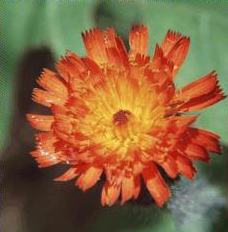
//> input picture A1 - basic image operations/A1/A1/Flower.png, 228 x 232 px
$ ./main   (built with g++ and OpenCV 4)
//> lines starting //> are read from the running program, lines starting //| are printed output that depends on the picture
### A1 - basic image operations/A1/A1/Header.hpp
#define filter_hpp
#include <opencv2/core/core.hpp>

cv::Mat convertBGR2HSV(const cv::Mat& m);
cv::Mat convertHSV2BGR(const cv::Mat& m);
std::vector<cv::Mat> getChannels(const cv::Mat& m);
cv::Mat mask(const cv::Mat& m);
void applyLaplacianFilter(const cv::Mat& src, cv::Mat& dst);
void applySobelXFilter(const cv::Mat& src, cv::Mat& dst);
void applySobelYFilter(const cv::Mat& src, cv::Mat& dst);

### A1 - basic image operations/A1/A1/Header.cpp
#include "Header.hpp"
#include <opencv2\imgproc\types_c.h>
#include <opencv2\imgproc\imgproc.hpp>
#include <iostream>
using namespace cv;
using namespace std;

Mat convertBGR2HSV(const Mat& m) {
	Mat clone = m.clone();
	Mat hsv;
	cvtColor(clone, hsv, CV_BGR2HSV);
	return hsv;
}

Mat convertHSV2BGR(const Mat& m) {
	Mat clone = m.clone();
	Mat bgr;
	cvtColor(clone, bgr, CV_HSV2BGR);
	return bgr;
}

vector<Mat> getChannels(const Mat& m) {
	Mat clone = m.clone();
	std::vector<cv::Mat> channels;
	split(clone, channels);
	return channels;
}

Mat mask(const Mat& m) {
	Mat clone = m.clone();
	Mat maskImg;
	unsigned char* point = clone.ptr(80, 80);
	int b1 = point[0];
	int g1 = point[1];
	int r1 = point[2];

	//go through every pixel in image.
	for (int i = 0; i < clone.rows; i++) {
		for (int j = 0; j < clone.cols; j++) {
			Vec3b pt = clone.at<cv::Vec3b>(i, j);
			int b2 = pt[0];
			int g2 = pt[1];
			int r2 = pt[2];
			int thresh = sqrt(((r1 - r2) * (r1 - r2)) + ((g1 - g2) * (g1 - g2)) + ((b1 - b2) * (b1 - b2)));

			if (thresh < 100) {
				//set to white
				clone.at<cv::Vec3b>(i, j)[0] = 255;
				clone.at<cv::Vec3b>(i, j)[1] = 255;
				clone.at<cv::Vec3b>(i, j)[2] = 255;
			}
			else {
				//set to black
				clone.at<cv::Vec3b>(i, j)[0] = 0;
				clone.at<cv::Vec3b>(i, j)[1] = 0;
				clone.at<cv::Vec3b>(i, j)[2] = 0;
			}
		}
	}
	return clone;
}

// ------------------------ Laplacian ------------------------

void applyLaplacianFilter(const Mat& m, Mat& dst) {
	CV_Assert(m.depth() == CV_8U);  // Ensure the input image is of type CV_8U

	const int kSize = 3;  // Kernel size
	dst = Mat::zeros(m.size(), m.type());

	for (int y = 1; y < m.rows - 1; ++y) {
		for (int x = 1; x < m.cols - 1; ++x) {
			float laplacian =
				m.at<uchar>(y - 1, x) +
				m.at<uchar>(y + 1, x) +
				m.at<uchar>(y, x - 1) +
				m.at<uchar>(y, x + 1) -
				4 * m.at<uchar>(y, x);

			// Truncate values to [0, 255] range
			uchar val = static_cast<uchar>(max(0.0f, min(255.0f, laplacian + 128.0f))); // Adding 128 for visualization
			dst.at<uchar>(y, x) = val;
		}
	}
}

// ------------------------ Sobel X ------------------------

void applySobelXFilter(const Mat& m, Mat& dst) {
	CV_Assert(m.depth() == CV_8U);  // Ensure the input image is of type CV_8U

	dst = Mat::zeros(m.size(), m.type());

	for (int y = 1; y < m.rows - 1; ++y) {
		for (int x = 1; x < m.cols - 1; ++x) {
			float gx =
				-m.at<uchar>(y - 1, x - 1) + m.at<uchar>(y - 1, x + 1) +
				-2 * m.at<uchar>(y, x - 1) + 2 * m.at<uchar>(y, x + 1) +
				-m.at<uchar>(y + 1, x - 1) + m.at<uchar>(y + 1, x + 1);

			uchar val = static_cast<uchar>(std::max(0.0f, std::min(255.0f, gx + 128.0f))); // Adding 128 for visualization
			dst.at<uchar>(y, x) = val;
		}
	}
}

// ------------------------ Sobel Y ------------------------

void applySobelYFilter(const Mat& m, Mat& dst) {
	CV_Assert(m.depth() == CV_8U);  // Ensure the input image is of type CV_8U

	dst = Mat::zeros(m.size(), m.type());

	for (int y = 1; y < m.rows - 1; ++y) {
		for (int x = 1; x < m.cols - 1; ++x) {
			float gy =
				-m.at<uchar>(y - 1, x - 1) - 2 * m.at<uchar>(y - 1, x) - m.at<uchar>(y - 1, x + 1) +
				m.at<uchar>(y + 1, x - 1) + 2 * m.at<uchar>(y + 1, x) + m.at<uchar>(y + 1, x + 1);

			uchar val = static_cast<uchar>(std::max(0.0f, std::min(255.0f, gy + 128.0f))); // Adding 128 for visualization
			dst.at<uchar>(y, x) = val;
		}
	}
}

### A1 - basic image operations/A1/A1/main.cpp
#include <opencv2/opencv.hpp>
#include "Header.hpp"
using namespace cv; /* can use cv:: instead of the namespace to tell you all functions */
using namespace std; /* standard namespace */

int main(int argc, char* arg[]) {
	// Standard image
	Mat img = imread("Flower.png", 1);
//> img is the input picture: 232 rows x 228 cols, CV_8UC3; mean B, G, R 63.1, 99.3, 137

	// Double checking that there is actually a file to read
	if (img.empty()) {
		std::cout << "Could not read the image" << std::endl;
		return -1;
	}

	// Image in hsv
	Mat imgHSV = convertBGR2HSV(img);
//> in convertBGR2HSV, `cvtColor(clone, hsv, CV_BGR2HSV);`: hsv: 232 rows x 228 cols, CV_8UC3; mean H, S, V 28.6, 132.5, 147.4

	// Split into channels
	Mat B = getChannels(img)[0]; // Blue channel
	Mat G = getChannels(img)[1]; // Green channel
	Mat R = getChannels(img)[2]; // Red channel
	Mat H = getChannels(imgHSV)[0]; // Hugh channel
	Mat S = getChannels(imgHSV)[1]; // Saturation channel
	Mat V = getChannels(imgHSV)[2]; // Brightness channel

	// Creating vector for hue
	vector<Mat> channel = getChannels(imgHSV);
	Mat hue;

	// Manipulate Hue, merge and convert
	channel[0] = H * 0.0;
//> channel[0]: 232 rows x 228 cols, CV_8UC1; every value is 0
	merge(channel, hue);
	Mat H_0 = convertHSV2BGR(hue);

	channel[0] = H * 0.2;
	merge(channel, hue);
	Mat H_1 = convertHSV2BGR(hue);

	channel[0] = H * 0.4;
	merge(channel, hue);
	Mat H_2 = convertHSV2BGR(hue);

	channel[0] = H * 0.6;
	merge(channel, hue);
	Mat H_3 = convertHSV2BGR(hue);

	channel[0] = H * 0.8;
	merge(channel, hue);
	Mat H_4 = convertHSV2BGR(hue);

	// Creating vector for Saturation
	vector<Mat> channel2 = getChannels(imgHSV);
	Mat Saturation;

	// Manipulate saturation, merge and convert
	channel2[1] = S * 0.0;
	merge(channel2, Saturation);
	Mat S_0 = convertHSV2BGR(Saturation);

	channel2[1] = S * 0.2;
	merge(channel2, Saturation);
	Mat S_1 = convertHSV2BGR(Saturation);

	channel2[1] = S * 0.4;
	merge(channel2, Saturation);
	Mat S_2 = convertHSV2BGR(Saturation);

	channel2[1] = S * 0.6;
	merge(channel2, Saturation);
	Mat S_3 = convertHSV2BGR(Saturation);

	channel2[1] = S * 0.8;
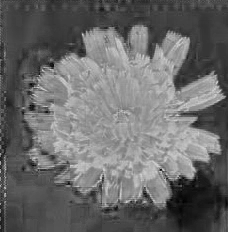
//> channel2[1]: 232 rows x 228 cols, CV_8UC1; min 0, max 204, mean 106
	merge(channel2, Saturation);
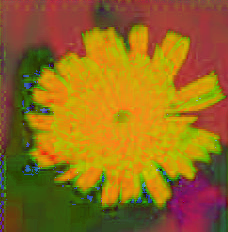
//> Saturation: 232 rows x 228 cols, CV_8UC3; mean B, G, R 28.6, 106, 147.4
	Mat S_4 = convertHSV2BGR(Saturation);

	// Creating vector for brightness
	vector<Mat> channel3 = getChannels(imgHSV);
	Mat brightness;

	// Manipulate brightness, merge and convert
	channel3[2] = V * 0.0;
	merge(channel3, brightness);
	Mat V_0 = convertHSV2BGR(brightness);
//> V_0: 232 rows x 228 cols, CV_8UC3; every value is 0

	channel3[2] = V * 0.2;
	merge(channel3, brightness);
	Mat V_1 = convertHSV2BGR(brightness);
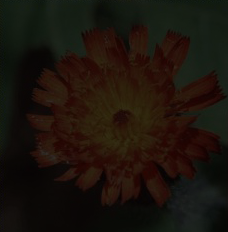
//> V_1: 232 rows x 228 cols, CV_8UC3; mean B, G, R 12.1, 19.5, 27.2

	channel3[2] = V * 0.4;
	merge(channel3, brightness);
	Mat V_2 = convertHSV2BGR(brightness);
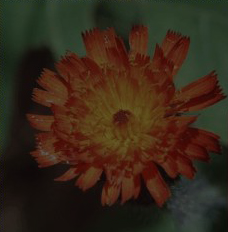
//> V_2: 232 rows x 228 cols, CV_8UC3; mean B, G, R 24.8, 39.4, 54.6

	channel3[2] = V * 0.6;
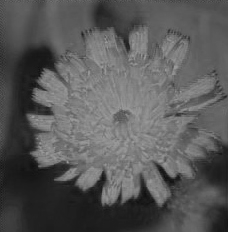
//> channel3[2]: 232 rows x 228 cols, CV_8UC1; min 14, max 153, mean 88.5
	merge(channel3, brightness);
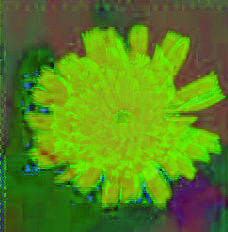
//> brightness: 232 rows x 228 cols, CV_8UC3; mean B, G, R 28.6, 132.5, 88.5
	Mat V_3 = convertHSV2BGR(brightness);
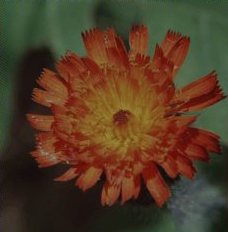
//> V_3: 232 rows x 228 cols, CV_8UC3; mean B, G, R 37.4, 59.2, 82

	channel3[2] = V * 0.8;
	merge(channel3, brightness);
	Mat V_4 = convertHSV2BGR(brightness);

	// ------------------------ Core: Part One ------------------------

	// Create canvas for display and show our image inside it
	string coreP1 = "Core: Part One";
	namedWindow(coreP1, WINDOW_AUTOSIZE);

	// Row 1
	hconcat(B, G, B);
	hconcat(B, R, B);

	// Row2
	hconcat(H, S, H);
	hconcat(H, V, H);

	// Combine and display
	vconcat(B, H, B);

	imshow(coreP1, B);
	imwrite("../../A1 output/core1.png", B);

	// ------------------------ Core: Part Two ------------------------

	string coreP2 = "Core: Part Two";
	namedWindow(coreP2, WINDOW_AUTOSIZE);

	// Row 1
	hconcat(H_0, H_1, H_0);
	hconcat(H_0, H_2, H_0);
	hconcat(H_0, H_3, H_0);
	hconcat(H_0, H_4, H_0);
	// Row 2
	hconcat(S_0, S_1, S_0);
	hconcat(S_0, S_2, S_0);
	hconcat(S_0, S_3, S_0);
	hconcat(S_0, S_4, S_0);
	// Combine rows 1 & 2
	vconcat(H_0, S_0, H_0);
	// Row 3
	hconcat(V_0, V_1, V_0);
	hconcat(V_0, V_2, V_0);
	hconcat(V_0, V_3, V_0);
	hconcat(V_0, V_4, V_0);
	// Combine
	vconcat(H_0, V_0, H_0);

	imshow(coreP2, H_0);
	imwrite("../../A1 output/core2.png", H_0);

	// ------------------------ Core: Part Three ------------------------

	string coreP3 = "Core 3 Image Display";
	namedWindow(coreP3, WINDOW_AUTOSIZE);

	Mat maskImg = mask(img);
//> in mask, `int b1 = point[0];`: b1 = 76
//> in mask, `int g1 = point[1];`: g1 = 135
//> in mask, `int r1 = point[2];`: r1 = 235

	imshow(coreP3, maskImg);
	imwrite("../../A1 output/core3.png", maskImg);

	// ------------------------ Completion: Laplacian ------------------------

	Mat img2 = imread("Flower.png", IMREAD_GRAYSCALE);
	if (img2.empty()) {
		std::cout << "Could not read the image" << std::endl;
		return -1;
	}

	cv::Mat laplacian;
	applyLaplacianFilter(img2, laplacian);

	cv::imshow("Laplacian Filtered Image", laplacian);
	imwrite("../../A1 output/laplacian.png", laplacian);

	// ------------------------ Completion: Sobel X ------------------------

	cv::Mat sobelX;
	applySobelXFilter(img2, sobelX);

	cv::imshow("Sobel X Filtered Image", sobelX);
	imwrite("../../A1 output/sobelX.png", sobelX);

	// ------------------------ Completion: Sobel Y ------------------------

	cv::Mat sobelY;
	applySobelYFilter(img2, sobelY);

	cv::imshow("Sobel Y Filtered Image", sobelY);
	imwrite("../../A1 output/sobelY.png", sobelY);

	// ------------------------ END ------------------------

	waitKey(0);
	return 0;
}
